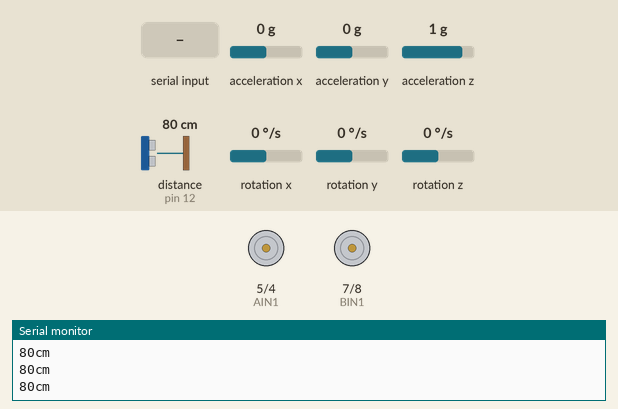
Simulated run of this sketch. Board: Arduino Uno, built with avr-gcc and run on an emulated ATmega328P. On the bench: motor-driver pin pairs drawn as motors (green arrow = first pin HIGH = forward, orange = second pin HIGH = backward, longer = more drive, scaled by the enable pin), the last lines printed to the serial monitor. Wiring (inferred from the names in the program): MPU-6050 motion sensor at I2C address 0x68. The test bench sets the inputs (shaded band); at power-on: distance to the obstacle (sensor on pin 12) 80 cm, acceleration x 0 g, acceleration y 0 g, acceleration z 1 g, rotation x 0 °/s, rotation y 0 °/s, rotation z 0 °/s. The echo pulse lasts 58.3 µs per cm.

Above: at 1.2 s.
1.3 s: distance to the obstacle (sensor on pin 12) set to 16 cm
2.8 s: distance to the obstacle (sensor on pin 12) set to 12 cm
At 3.3 s:
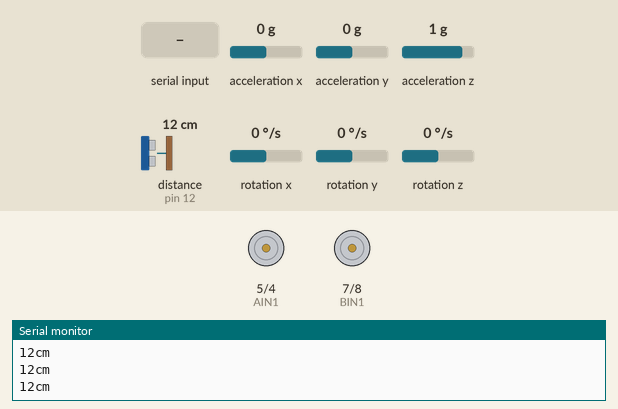
4.3 s: acceleration x set to 0.8 g
7.3 s: "6" received over the second serial link
8.9 s: "4" received over the second serial link
10.5 s: "8" received over the second serial link
At 10.67 s:
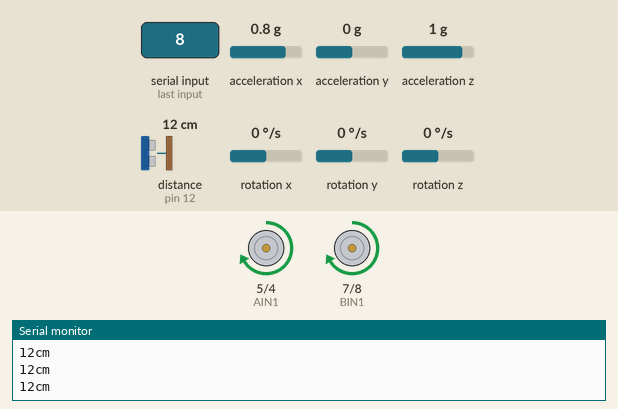
Timing chart, 0 to 13.2 s (numbered marks = the images above; inputs shaded):
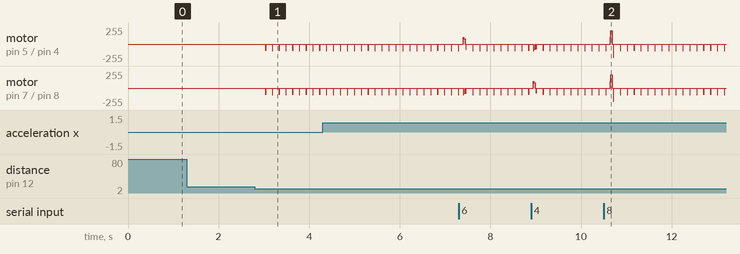

Measured:
- the behaviour switches between 15 and 14 cm on distance to the obstacle (sensor on pin 12) (found by bisection; images 0 and 1)
- after the input at 2.8 s, motor on pin 5 (AIN1) / pin 4 (AIN2), motor on pin 7 (BIN1) / pin 8 (BIN2): alternates backward 100/255 for 0.01 s and stopped for 0.14 s, starting after 0.24 s

The sketch:

Bicycle_Integrated.ino
```cpp
//コマゴマ一号　パソコンから無線で操作時
#include <SoftwareSerial.h>
#include<Wire.h>
#include "SR04.h"

//XBee用
SoftwareSerial mySerial(A0, A1);
char mes = "";

//HC-SR04用
#define TRIG_PIN 12
#define ECHO_PIN 11
SR04 sr04 = SR04(ECHO_PIN,TRIG_PIN);
long sonic;

//MPU6050用
const int MPU_addr=0x68;  // I2C address of the MPU-6050
int16_t AcX,AcY,AcZ,Tmp,GyX,GyY,GyZ;

//TB6612FNG用
const int AIN1 = 5;     // 1つ目のDCモーターの制御
const int AIN2 = 4;     // 1つ目のDCモーターの制御
const int BIN1 = 7;     // 2つ目のDCモーターの制御
const int BIN2 = 8;     // 2つ目のDCモーターの制御
const int PWMA = 3;     // 1つ目のDCモーターの回転速度
const int PWMB = 9;    // 2つ目のDCモーターの回転速度


void setup() {
  Serial.begin(9600);
  Serial.println("Serial connected");
  mySerial.begin(9600);
  mySerial.println("mySerial connected");
  pinMode(AIN1, OUTPUT);
  pinMode(AIN2, OUTPUT);
  pinMode(BIN1, OUTPUT);
  pinMode(BIN2, OUTPUT);
  pinMode(PWMA, OUTPUT);
  pinMode(PWMB, OUTPUT);
  Wire.begin();
  Wire.beginTransmission(MPU_addr);
  Wire.write(0x6B);  // PWR_MGMT_1 register
  Wire.write(0);     // set to zero (wakes up the MPU-6050)
  Wire.endTransmission(true);
}

void loop() {
  //モーター制御
  char cmd;
  if(mySerial.available()){
    cmd = mySerial.read();
    mySerial.print(cmd);
    Move(cmd);
  }

  //超音波センサー
  int distance = Sonic();
  if(distance < 15) {
    Move('5');
    mySerial.println("DANGER!!!");
    Move('2');
    Move('5');
  }

  //加速度センサー
  MPU6050();
}

int Sonic() {
  sonic=sr04.Distance();
  Serial.print(sonic);
  Serial.println("cm ");
  mySerial.print(sonic);
  mySerial.print("cm ");
  return sonic;
}

void Move(int i) {
  switch(i) {
    case '5': //停止
      digitalWrite(AIN1, LOW);
      digitalWrite(AIN2, LOW);
      digitalWrite(BIN1, LOW);
      digitalWrite(BIN2, LOW);
      mySerial.println("stop");
      break;
    case '6': // 右回転
      digitalWrite(AIN1, HIGH);
      digitalWrite(AIN2, LOW);
      digitalWrite(BIN1, LOW);
      digitalWrite(BIN2, HIGH);
      mySerial.println("turn right");
      rpm(80);
      break;
    case '4': // 左回転
      digitalWrite(AIN1, LOW);
      digitalWrite(AIN2, HIGH);
      digitalWrite(BIN1, HIGH);
      digitalWrite(BIN2, LOW);
      mySerial.println("turn left");
      rpm(80);
      break;
    case '8': // 前進
      digitalWrite(AIN1, HIGH);
      digitalWrite(AIN2, LOW);
      digitalWrite(BIN1, HIGH);
      digitalWrite(BIN2, LOW);
      mySerial.println("go straight");
      rpm(200);
      break;
    case '2': // 後進

      digitalWrite(AIN1, LOW);
      digitalWrite(AIN2, HIGH);
      digitalWrite(BIN1, LOW);
      digitalWrite(BIN2, HIGH);
      mySerial.println("go back");
      rpm(100);
      break;
  }
}

//rpm for TB6612FNG
int rpm(int x) {
  analogWrite(PWMA, x);
  analogWrite(PWMB, x);
}

void MPU6050() {
  Wire.beginTransmission(MPU_addr);
  Wire.write(0x3B);  // starting with register 0x3B (ACCEL_XOUT_H)
  Wire.endTransmission(false);
  Wire.requestFrom(MPU_addr,14,true);  // request a total of 14 registers
  AcX=Wire.read()<<8|Wire.read();  // 0x3B (ACCEL_XOUT_H) & 0x3C (ACCEL_XOUT_L)
  AcY=Wire.read()<<8|Wire.read();  // 0x3D (ACCEL_YOUT_H) & 0x3E (ACCEL_YOUT_L)
  AcZ=Wire.read()<<8|Wire.read();  // 0x3F (ACCEL_ZOUT_H) & 0x40 (ACCEL_ZOUT_L)
  Tmp=Wire.read()<<8|Wire.read();  // 0x41 (TEMP_OUT_H) & 0x42 (TEMP_OUT_L)
  GyX=Wire.read()<<8|Wire.read();  // 0x43 (GYRO_XOUT_H) & 0x44 (GYRO_XOUT_L)
  GyY=Wire.read()<<8|Wire.read();  // 0x45 (GYRO_YOUT_H) & 0x46 (GYRO_YOUT_L)
  GyZ=Wire.read()<<8|Wire.read();  // 0x47 (GYRO_ZOUT_H) & 0x48 (GYRO_ZOUT_L)
/*
  Serial.print("AcX = "); Serial.print(AcX);
  Serial.print(" | AcY = "); Serial.print(AcY);
  Serial.print(" | AcZ = "); Serial.print(AcZ);
  Serial.print(" | Tmp = "); Serial.print(Tmp/340.00+36.53);  //equation for temperature in degrees C from datasheet
  Serial.print(" | GyX = "); Serial.print(GyX);
  Serial.print(" | GyY = "); Serial.print(GyY);
  Serial.print(" | GyZ = "); Serial.println(GyZ);
*/
  //from XBee, SoftwareSerial
  mySerial.print("AcX = "); mySerial.print(AcX);
  mySerial.print(" | AcY = "); mySerial.print(AcY);
  mySerial.print(" | AcZ = "); mySerial.print(AcZ);
  mySerial.print(" | Tmp = "); mySerial.print(Tmp/340.00+36.53);  //equation for temperature in degrees C from datasheet
  mySerial.print(" | GyX = "); mySerial.print(GyX);
  mySerial.print(" | GyY = "); mySerial.print(GyY);
  mySerial.print(" | GyZ = "); mySerial.println(GyZ);
}
```
